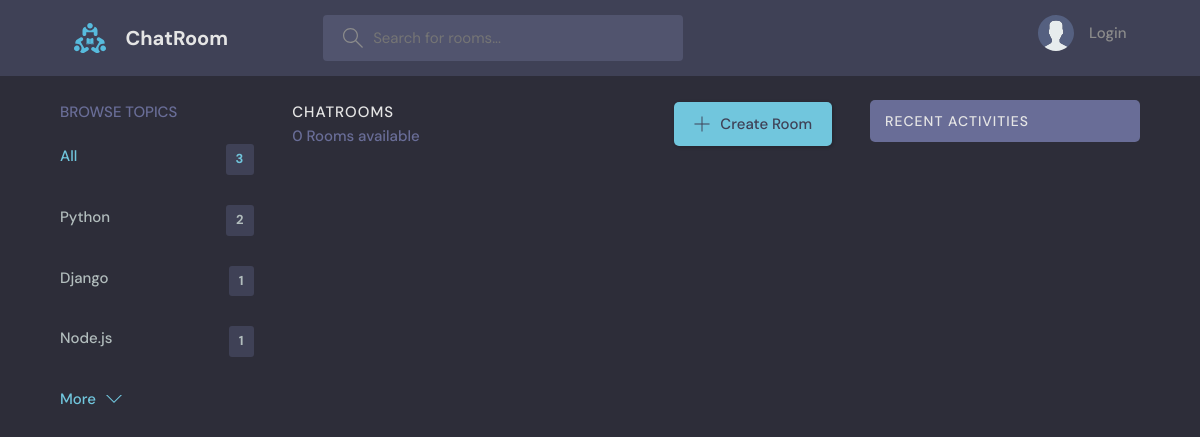
The app's page /?q=Vercel, older data.
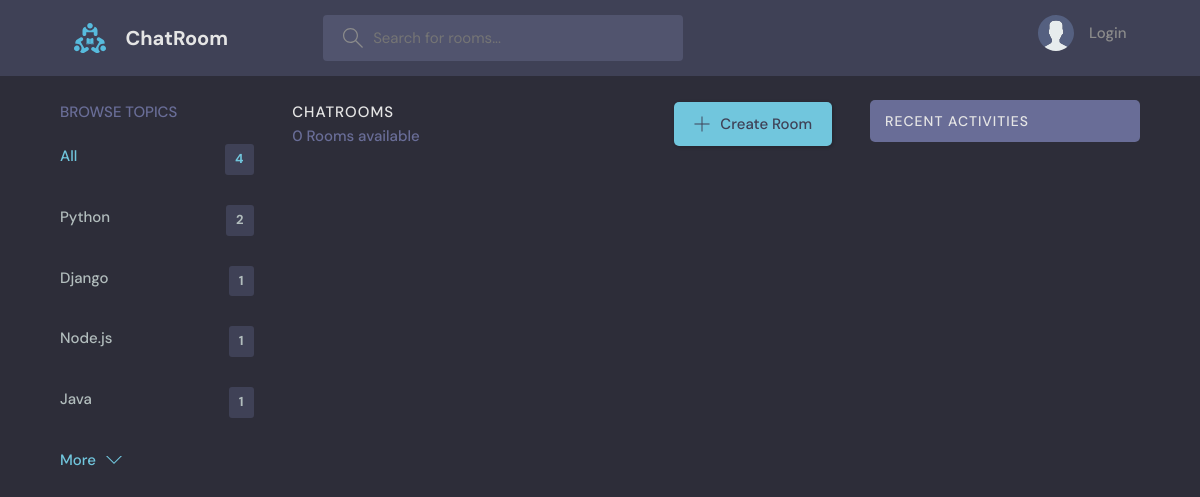
The same page, newer data.
### base/models.py (models this page shows, shortened)
class Topic(models.Model):
    name = models.CharField(max_length=200)

### base/views.py (the view)
# urls.py: path('',views.home,name="home"),
def home(request):
    q= request.GET.get('q') if request.GET.get('q') != None else ''
    rooms=Room.objects.filter(
        Q(topic__name__icontains=q) |
        Q(name__icontains=q) |
        Q(description__icontains=q)
    )
    room_count = rooms.count()
    topics=Topic.objects.all()
    room_messages=Message.objects.filter(Q(room__topic__name__icontains=q))
    context = {'rooms':rooms,'topics':topics,'room_count':room_count,'room_messages':room_messages}
    return render(request, 'base/home.html',context)

### base/templates/base/home.html (shortened to what this page needs)
{% extends 'main.html' %}
{% block content %}
<main class="layout layout--3">
  <div class="container">
    {% include 'base/topics_component.html' %}
    <div class="roomList">
      <div class="roomList__header">
        <div>
          <h2>Chatrooms</h2>
          <p>{{room_count}} Rooms available</p>
        </div>
        <a class="btn btn--main" href="{% url 'create-room' %}">
          <svg version="1.1" xmlns="http://www.w3.org/2000/svg" width="32" height="32" viewBox="0 0 32 32">
            <title>add</title>
            <path
              d="M16.943 0.943h-1.885v14.115h-14.115v1.885h14.115v14.115h1.885v-14.115h14.115v-1.885h-14.115v-14.115z"
            ></path>
          </svg>
          Create Room
        </a>
      </div>
    </div>
    {% include 'base/activity_component.html' %}
  </div>
</main>
{% endblock %}

### base/templates/base/topics_component.html
<div class="topics">
    <div class="topics__header">
      <h2>Browse Topics</h2>
    </div>
    <ul class="topics__list">
      <li>
        <a href="{% url 'home' %}" class="active">All <span>{{topics.count}}</span></a>
      </li>
      {% for topic in topics|slice:":5" %}
        <li>
            <a href="{% url 'home' %}?q={{topic.name}}">{{topic.name}} <span>{{topic.room_set.all.count}}</span></a>
        </li>
      {% endfor %}
    </ul>
    <a class="btn btn--link" href="{% url 'topics' %}">
      More
      <svg version="1.1" xmlns="http://www.w3.org/2000/svg" width="32" height="32" viewBox="0 0 32 32">
        <title>chevron-down</title>
        <path d="M16 21l-13-13h-3l16 16 16-16h-3l-13 13z"></path>
      </svg>
    </a>
  </div>

Row changes from the older to the newer data that the page shows:
added Topic: name "Java", room_set.all.count "1"
Text that changed along with them:
{{ topics.count }}: "3" → "4"
